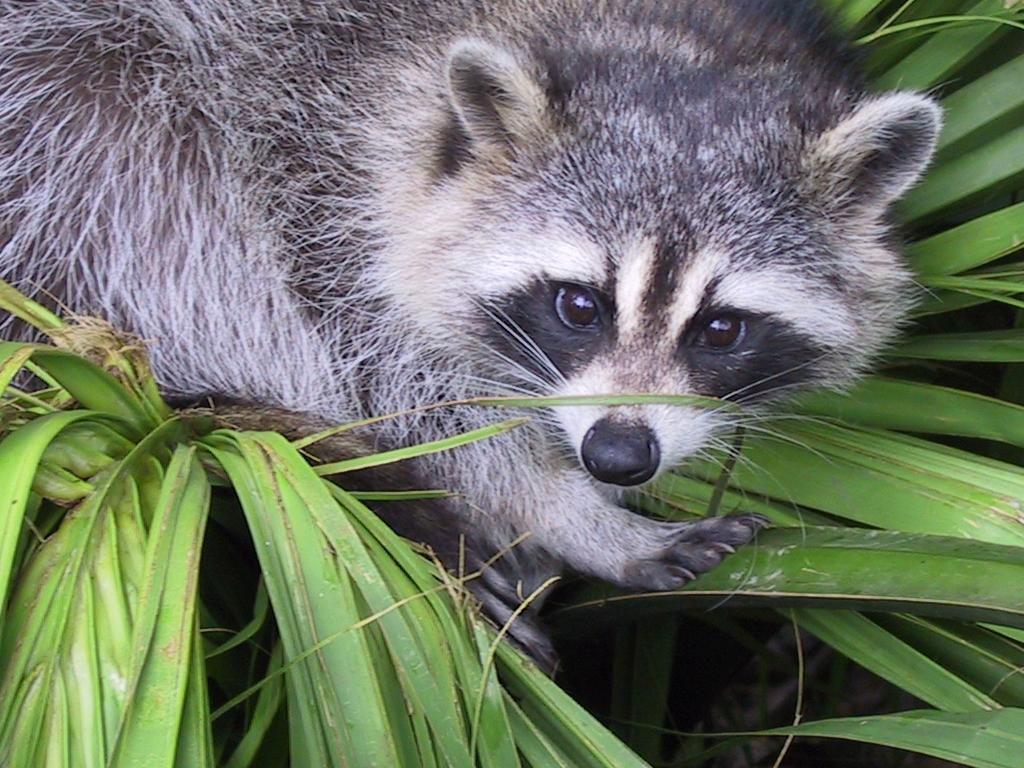
#> input picture Module01/ex04/animal.jpeg, 1024 x 768 px
$ python rotate.py
#> lines starting #> are read from the running program, lines starting #| are printed output that depends on the picture
### Module01/ex02/load_image.py
from PIL import Image
from array import array
import numpy as np


def ft_load(path: str) -> array:
#> called with path = 'animal.jpeg'
    try:
        img = Image.open(path)
#> img is the input picture: PIL image 1024x768 RGB; mean R, G, B 110.7, 117.7, 102.1
        img = np.array(img)
        print("The shape of image is :", img.shape)
#| The shape of image is : (768, 1024, 3)
        return (img)
    except FileNotFoundError as msg_err:
        print(msg_err)
    except Image.UnidentifiedImageError as msg_err:
        print(msg_err)
    exit(1)
# if __name__ == '__main__':

#     print(ft_load("landscape.jpg"))

### Module01/ex04/rotate.py
from PIL import Image, ImageEnhance
import matplotlib.pyplot as plt
import matplotlib as mpl
from array import array
import numpy as np
from load_image import ft_load

def ft_rotate(init_y: int, init_x: int, zoom: int, path: str):

    try:
        if isinstance(init_y, int) != True or isinstance(init_y, int) != True:
            raise AssertionError ("Bad type")
        img = ft_load(path)
        y,x,rgb = img.shape
#> y = 768; x = 1024; rgb = 3
        if (init_x < 0 or init_y < 0):
            print("Bad value")
            exit(1)
        if ((init_y + zoom) > y or (zoom + init_x) > x):
            print("Bad value")
            exit(1)
        img = img[(init_y): (init_y + zoom), (init_x): (zoom + init_x)]
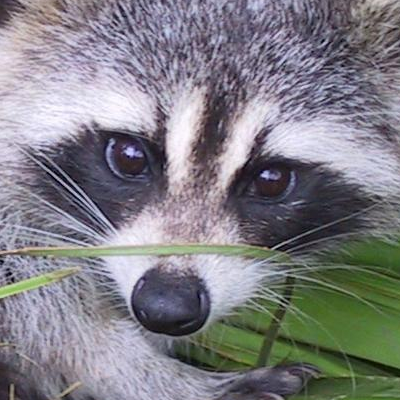
#> img: shape (400, 400, 3); mean R, G, B 128.1, 126.6, 132.6
        img = img[:,:,1].T
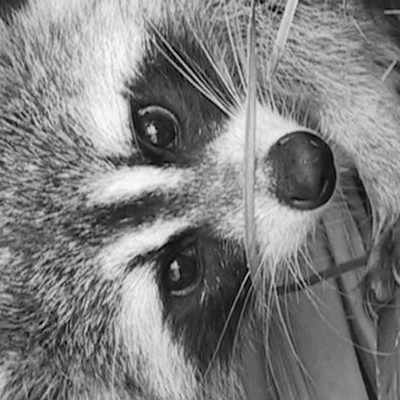
#> img: shape (400, 400); min 0, max 252, mean 126.6
        print("The shape of image is:", img.shape)
#| The shape of image is: (400, 400)
        print(img)
#> (printed output is left out)
        mpl.style.use("grayscale")
        plt.imshow(img)
        print("New shape after transpose is:", img.shape)
#| New shape after transpose is: (400, 400)
        print(img)
#> (printed output is left out)
        plt.show()
    except AssertionError as msg_err:
    	print(msg_err)

if __name__ == '__main__':

    ft_rotate(150, 450, 400, "animal.jpeg")
